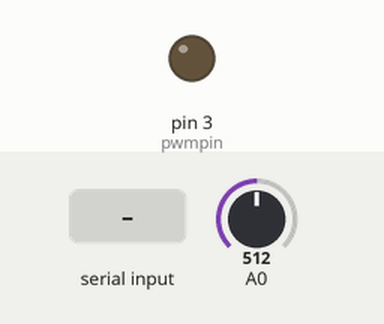
Bench run of a sketch on a simulated Arduino Uno, built with avr-gcc and run on an emulated ATmega328P. Parts: output pins drawn as LEDs (lit = HIGH). The inputs (shaded band) are chosen by the test bench; at power-on: A0 = 512. What the sketch prints to the serial monitor is not drawn.

Above: at 1.2 s.
1.3 s: A0 set to 716
3.0 s: byte 255 (255) received over Serial
At 3.4 s:
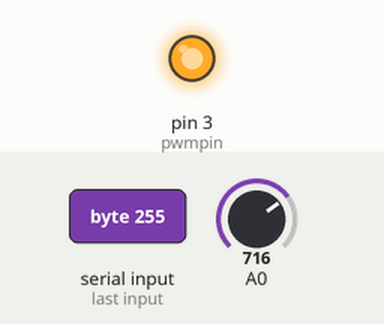
4.5 s: A0 set to 900
6.2 s: A0 set to 1023
7.8 s: A0 set to 511
9.3 s: A0 set to 306
Timing chart, 0 to 11.9 s (numbered marks = the images above; inputs shaded):
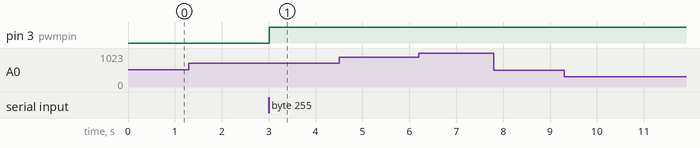

The sketch:

write_read_serial_pwm.ino
```cpp
/*
Author: Tiago Oliveira Weber - 2018   - tiago (dot) oliveira (dot) weber (at) gmail (dot) com
*/

//#define DEBUG


//********************************
// PWM
//********************************
#define pwmpin 3

//********************************
// Include Libraries
//********************************
#include <stdarg.h>

//********************************
// Serial Communication Variables
//********************************
boolean serial_received = false;
int inByte = 0;         // incoming serial byte
int received_value = 255;
int old_value = 255;

// Functions
void p(char *fmt, ... ){ //http://playground.arduino.cc/Main/Printf
        char buf[128]; // resulting string limited to 128 chars
        va_list args;
        va_start (args, fmt );
        vsnprintf(buf, 128, fmt, args);
        va_end (args);
        Serial.print(buf);
}

void setup() {
  Serial.begin(9600);
  pinMode(A0, INPUT);
}

void loop() {
  //**********************************
  // checks and receive data from serial
  //**********************************
  serial_received = false; // resets serial_received variable
  Serial.flush();
  if (Serial.available() > 0) {
    int i=0;
    while (Serial.available() > 0)
      {
	inByte = Serial.read();
        if (inByte==255)
            {
            received_value = Serial.read();
            serial_received = true;
            }
      }
  }


  //**********************************
  // Read the input on analog pin 0:
  //**********************************
  int adc_value = analogRead(A0);

  //**********************************
  // Serial output          // this part is based on oscilloscope.h, from Sofian Audry
  //**********************************
  // Can't be written only as Serial.write(adc_value) because the ADC has a 10-bit resolution and we are sending 8 bits at a time
  // Will be on code only if not in debug mode
  #ifndef DEBUG
  Serial.write(0xff);             // send init byte
  Serial.write(1);                // send channel
  Serial.write(adc_value >> 8);
  Serial.write(adc_value);
  #endif

  //**********************************
  // ASCII output
  //**********************************
  // Print the values to the serial terminal for debugging purposes in the serial monitor
  // Will be on code only in debug
  #ifdef DEBUG
  p("Debug Mode\n");
  if (serial_received) {
       p("Received value: %d", received_value);
        }
  #endif

  //**********************************
  // PWM output
  //**********************************
  if (serial_received && (received_value != old_value)) {
       analogWrite(pwmpin, received_value);
       old_value = received_value;
  }

  Serial.flush();
  delay(20);
}
```

Measured:
- after the input at 1.3 s, every drawn part: stays the same
- after the input at 3.0 s, pin 3 (pwmpin): LOW → HIGH at once
- after the input at 4.5 s, every drawn part: stays the same
- after the input at 6.2 s, every drawn part: stays the same
- after the input at 7.8 s, every drawn part: stays the same
- after the input at 9.3 s, every drawn part: stays the same
